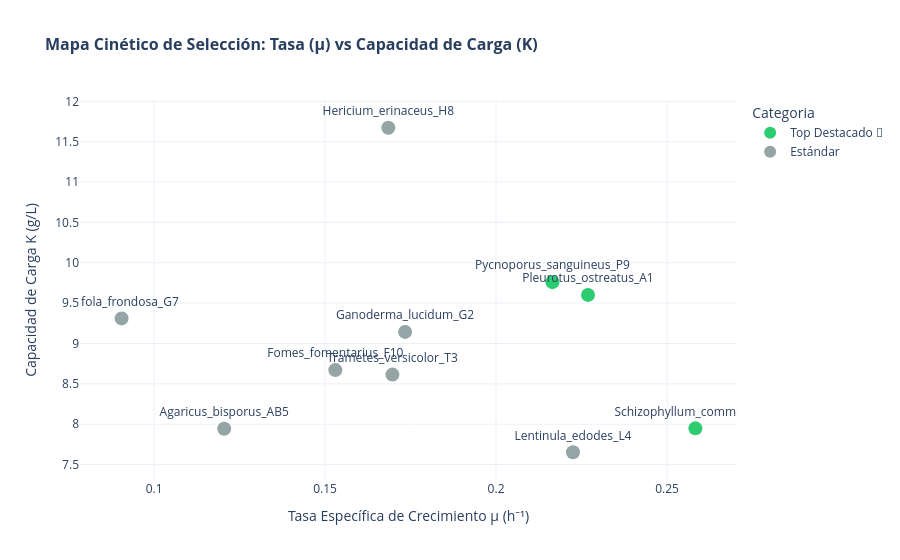

The code cell stored with this chart in its notebook:
### Markdown cell above
### 6. Mapa de Decisión Biotecnológica y Exportación

### Code cell
fig_mapa = px.scatter(
    df_parametros,
    x='mu',
    y='K',
    color='Categoria',
    text='Aislamiento',
    size='R2',
    hover_data=['R2', 'Desempeno_Score'],
    title='<b>Mapa Cinético de Selección: Tasa (μ) vs Capacidad de Carga (K)</b>',
    labels={'mu': 'Tasa Específica de Crecimiento μ (h⁻¹)', 'K': 'Capacidad de Carga K (g/L)'},
    color_discrete_map={'Top Destacado 🌟': '#2ecc71', 'Estándar': '#95a5a6'}
)

fig_mapa.update_traces(textposition='top center', marker=dict(size=14))
fig_mapa.update_layout(template='plotly_white', title_font_size=16)
fig_mapa.show()

# Exportación del reporte final de resultados
resumen_path = DATA_DIR / "Resultados_Cineticos.xlsx"
df_parametros.to_excel(resumen_path, index=False)
print(f"\n✅ Reporte ejecutivo consolidado exportado con éxito en: {resumen_path}")

### Figure 1 — Plotly figure (JSON) as saved in the notebook; plotly's stock layout.template omitted (floating-point values rounded to 4 significant figures)
{"data": [{"customdata": [[0.9996, 2.179], [0.9998, 2.113], [0.9995, 2.053]], "hovertemplate": "Categoria=Top Destacado 🌟<br>Tasa Específica de Crecimiento μ (h⁻¹)=%{x}<br>Capacidad de Carga K (g/L)=%{y}<br>R2=%{customdata[0]}<br>Aislamiento=%{text}<br>Desempeno_Score=%{customdata[1]}<extra></extra>", "legendgroup": "Top Destacado 🌟", "marker": {"color": "#2ecc71", "size": 14, "sizemode": "area", "sizeref": 0.0025, "symbol": "circle"}, "mode": "markers+text", "name": "Top Destacado 🌟", "orientation": "v", "showlegend": true, "text": ["Pleurotus_ostreatus_A1", "Pycnoporus_sanguineus_P9", "Schizophyllum_commune_S6"], "textposition": "top center", "type": "scatter", "x": [0.2269, 0.2165, 0.2583], "xaxis": "x", "y": [9.602, 9.76, 7.949], "yaxis": "y"}, {"customdata": [[0.9991, 1.967], [0.9987, 1.703], [0.9991, 1.585], [0.9993, 1.462], [0.9999, 1.327], [0.9994, 0.9572], [0.9995, 0.8426]], "hovertemplate": "Categoria=Estándar<br>Tasa Específica de Crecimiento μ (h⁻¹)=%{x}<br>Capacidad de Carga K (g/L)=%{y}<br>R2=%{customdata[0]}<br>Aislamiento=%{text}<br>Desempeno_Score=%{customdata[1]}<extra></extra>", "legendgroup": "Estándar", "marker": {"color": "#95a5a6", "size": 14, "sizemode": "area", "sizeref": 0.0025, "symbol": "circle"}, "mode": "markers+text", "name": "Estándar", "orientation": "v", "showlegend": true, "text": ["Hericium_erinaceus_H8", "Lentinula_edodes_L4", "Ganoderma_lucidum_G2", "Trametes_versicolor_T3", "Fomes_fomentarius_F10", "Agaricus_bisporus_AB5", "Grifola_frondosa_G7"], "textposition": "top center", "type": "scatter", "x": [0.1685, 0.2225, 0.1734, 0.1697, 0.153, 0.1205, 0.0905], "xaxis": "x", "y": [11.67, 7.652, 9.143, 8.614, 8.67, 7.943, 9.311], "yaxis": "y"}], "layout": {"legend": {"itemsizing": "constant", "title": {"text": "Categoria"}, "tracegroupgap": 0}, "title": {"font": {"size": 16}, "text": "<b>Mapa Cinético de Selección: Tasa (μ) vs Capacidad de Carga (K)</b>"}, "xaxis": {"anchor": "y", "domain": [0, 1], "title": {"text": "Tasa Específica de Crecimiento μ (h⁻¹)"}}, "yaxis": {"anchor": "x", "domain": [0, 1], "title": {"text": "Capacidad de Carga K (g/L)"}}}}
